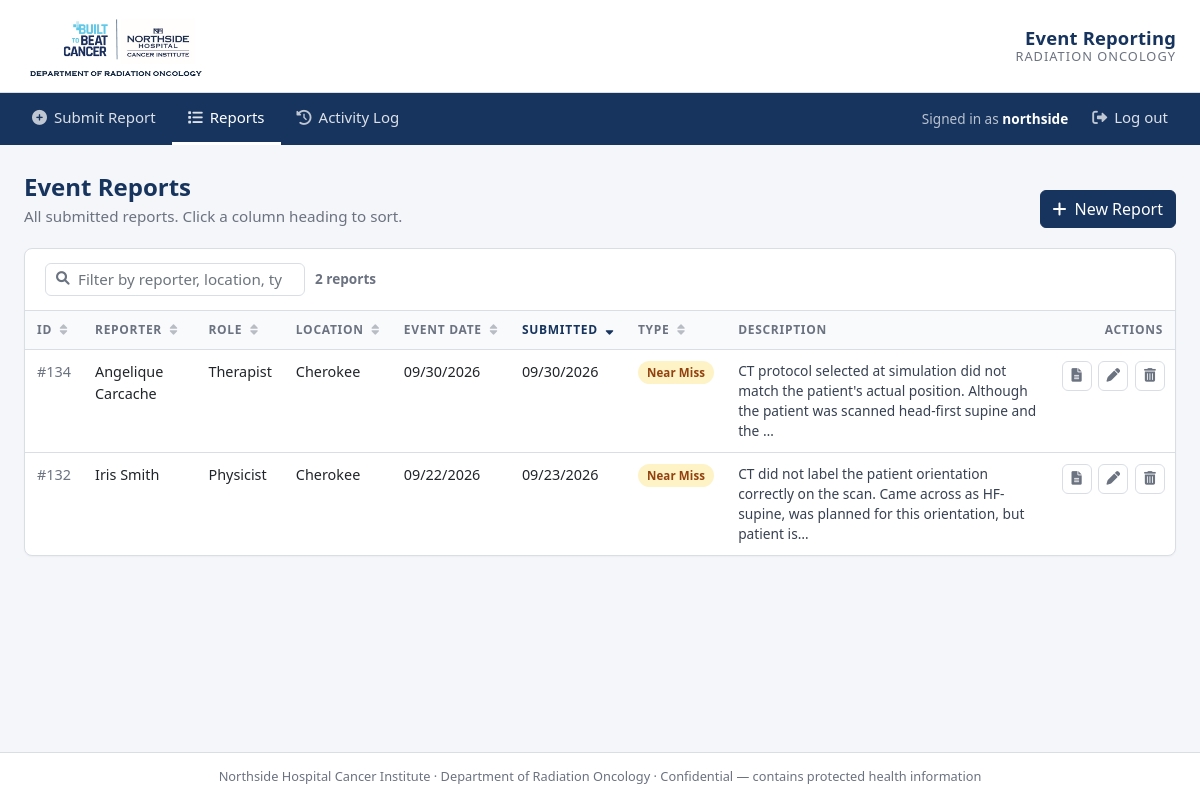
Before: /showReports/ (signed in) with the older database file.
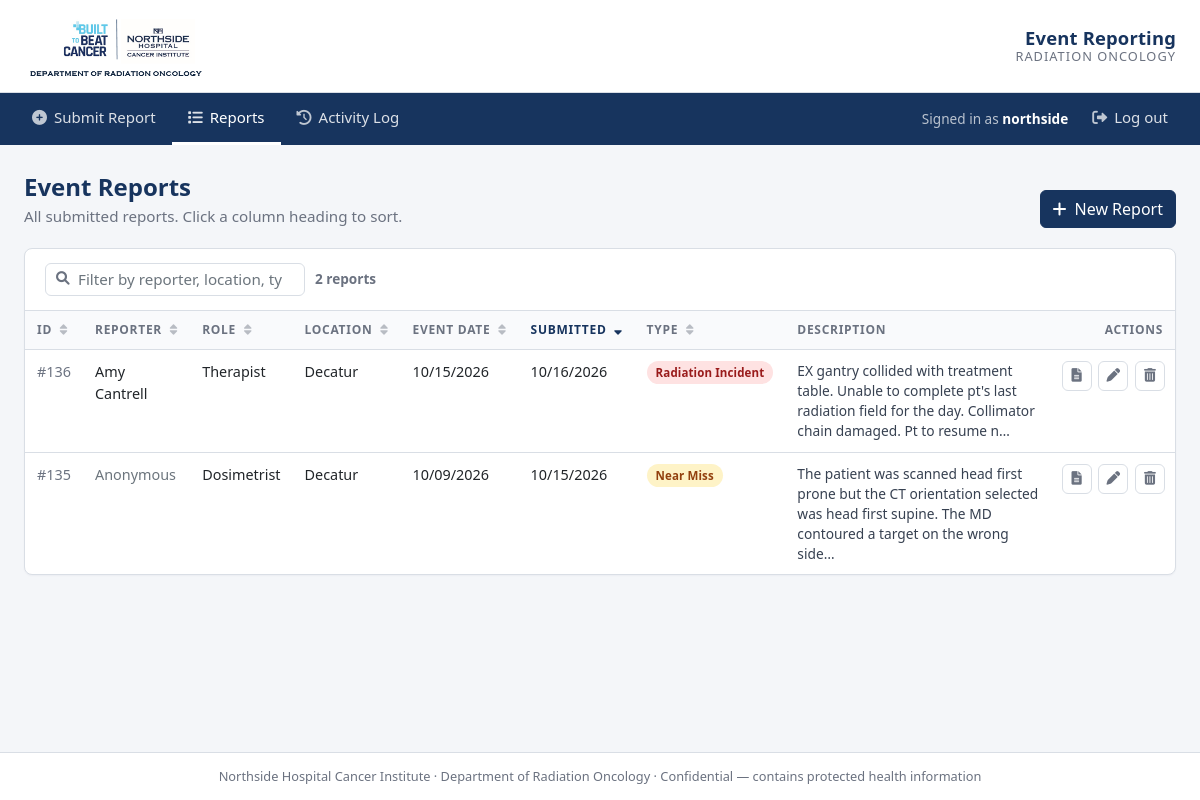
After: the same page with the newer database file.
### Report/models.py (models this page shows, shortened)
class IncidentReport(models.Model):
    Name = models.CharField(max_length=25, null = True)
    TeamMember = models.CharField(max_length=25, null = True)
    Location = models.CharField(max_length=300, null = False, default = " ")
    ReportDate = models.DateTimeField(auto_now_add=True)
    IncidentDate = models.DateTimeField(auto_now_add=False)
    PatientName = models.CharField(max_length=30, default = '')
    PatientMRN = models.CharField(max_length=30, default = '')
    IncidentType = models.CharField(max_length=30, default = '')
    StageOfCatch = models.CharField(max_length=35, null = True, blank = True)
    IncidentDescription  =  models.CharField(max_length=300)

### Report/views.py (the view)
# urls.py: path('showReports/', views.showReports, name='showReports'),
@login_required
def showReports(request):
    orderBy = request.GET.get('order_by', '-ReportDate')
    allowed = {k for k, _ in SORT_COLUMNS}
    if orderBy.lstrip('-') not in allowed:   # ignore anything that is not a real sortable column
        orderBy = '-ReportDate'
    reports = IncidentReport.objects.all().order_by(orderBy)
    return render(request, 'showReports.html', {
        'reports': reports,
        'order_by': orderBy,
        'sort_columns': SORT_COLUMNS,
    })

### Report/templatetags/report_extras.py (called while the page is built)
@register.filter
def type_badge(value):
    return {
        "Near Miss": "badge-nearmiss",
        "Unsafe Condition": "badge-unsafe",
        "Process Improvement": "badge-process",
        "Therapuetic radiation incident": "badge-radiation",
        "Other safety incident": "badge-other",
    }.get(value, "badge-default")

@register.filter
def type_short(value):
    return {
        "Therapuetic radiation incident": "Radiation Incident",
        "Other safety incident": "Other Safety Incident",
    }.get(value, value)

### Report/templates/showReports.html (shortened to what this page needs)
{% extends 'base.html' %}
{% load report_extras %}
{% block content %}
<div class="page-head">
  <div>
    <h1>Event Reports</h1>
    <p class="lead-text">All submitted reports. Click a column heading to sort.</p>
  </div>
  <a href="{% url 'addReport' %}" class="btn btn-ns"><i class="fas fa-plus mr-2"></i>New Report</a>
</div>
<div class="ns-card">
  <div class="card-head">
    <div class="toolbar">
      <div class="search">
        <i class="fas fa-search"></i>
        <input type="search" class="form-control form-control-sm" id="quickFilter" placeholder="Filter by reporter, location, type…">
      </div>
      <span class="count"><span id="rowCount">{{ reports|length }}</span> report{{ reports|length|pluralize }}</span>
    </div>
  </div>
  <div class="table-responsive">
    <table class="table ns-table">
      <thead>
        <tr>
          {% for key, label in sort_columns %}
          <th class="{% if order_by == key or order_by == '-'|add:key %}sorted{% endif %}">
            <a href="?order_by={% if order_by == key %}-{{ key }}{% else %}{{ key }}{% endif %}">
              {{ label }}
              <i class="fas sort {% if order_by == key %}fa-sort-up{% elif order_by == '-'|add:key %}fa-sort-down{% else %}fa-sort{% endif %}"></i>
            </a>
          </th>
          {% endfor %}
          <th>Description</th>
          <th class="text-right">Actions</th>
        </tr>
      </thead>
      <tbody>
        {% for report in reports %}
          {% include 'showReportBase.html' %}
        {% empty %}
          <tr><td colspan="9" class="empty"><i class="fas fa-inbox fa-2x d-block mb-2"></i>No reports have been submitted yet.</td></tr>
        {% endfor %}
      </tbody>
    </table>
  </div>
</div>
{% endblock %}

### Report/templates/showReportBase.html (shortened to what this page needs)
{% load report_extras %}
<tr data-row>
  <td class="id">#{{ report.id }}</td>
  <td>{{ report.Name|default:"<span class='text-muted'>Anonymous</span>" }}</td>
  <td>{{ report.TeamMember|default:"—" }}</td>
  <td class="nowrap">{{ report.Location }}</td>
  <td class="nowrap">{{ report.IncidentDate|date:'m/d/Y' }}</td>
  <td class="nowrap">{{ report.ReportDate|date:'m/d/Y' }}</td>
  <td><span class="badge-type {{ report.IncidentType|type_badge }}">{{ report.IncidentType|type_short|default:"—" }}</span></td>
  <td class="desc">{{ report.IncidentDescription|truncatechars:140 }}</td>
  <td class="actions">
    <a class="icon-btn" href="{% url 'showSingleReport' report.pk %}" title="View full report"><i class="fas fa-file-alt"></i></a>
    <a class="icon-btn" href="{% url 'editReport' report.pk %}" title="Edit report"><i class="fas fa-pen"></i></a>
    <form action="{% url 'deleteReport' report.pk %}" method="post"
          onsubmit="return confirm('Permanently delete report #{{ report.id }}? This cannot be undone.');">
      <button type="submit" class="icon-btn danger" title="Delete report"><i class="fas fa-trash-alt"></i></button>
    </form>
  </td>
</tr>

Changed rows visible on the page:
removed IncidentReport: id "134", Name "Angelique Carcache", TeamMember "Therapist", Location "Cherokee", IncidentDate "09/30/2026", ReportDate "09/30/2026", IncidentType|type_short "Near Miss", IncidentDescription "CT protocol selected at simulation did not match the patient's actual position. Although the patient was scanned head-first supine and the …"
removed IncidentReport: id "132", Name "Iris Smith", TeamMember "Physicist", Location "Cherokee", IncidentDate "09/22/2026", ReportDate "09/23/2026", IncidentType|type_short "Near Miss", IncidentDescription "CT did not label the patient orientation correctly on the scan. Came across as HF-supine, was planned for this orientation, but patient is…"
added IncidentReport: id "136", Name "Amy Cantrell", TeamMember "Therapist", Location "Decatur", IncidentDate "10/15/2026", ReportDate "10/16/2026", IncidentType|type_short "Radiation Incident", IncidentDescription "EX gantry collided with treatment table. Unable to complete pt's last radiation field for the day. Collimator chain damaged. Pt to resume n…"
added IncidentReport: id "135", Name "Anonymous", TeamMember "Dosimetrist", Location "Decatur", IncidentDate "10/09/2026", ReportDate "10/15/2026", IncidentType|type_short "Near Miss", IncidentDescription "The patient was scanned head first prone but the CT orientation selected was head first supine. The MD contoured a target on the wrong side…"
